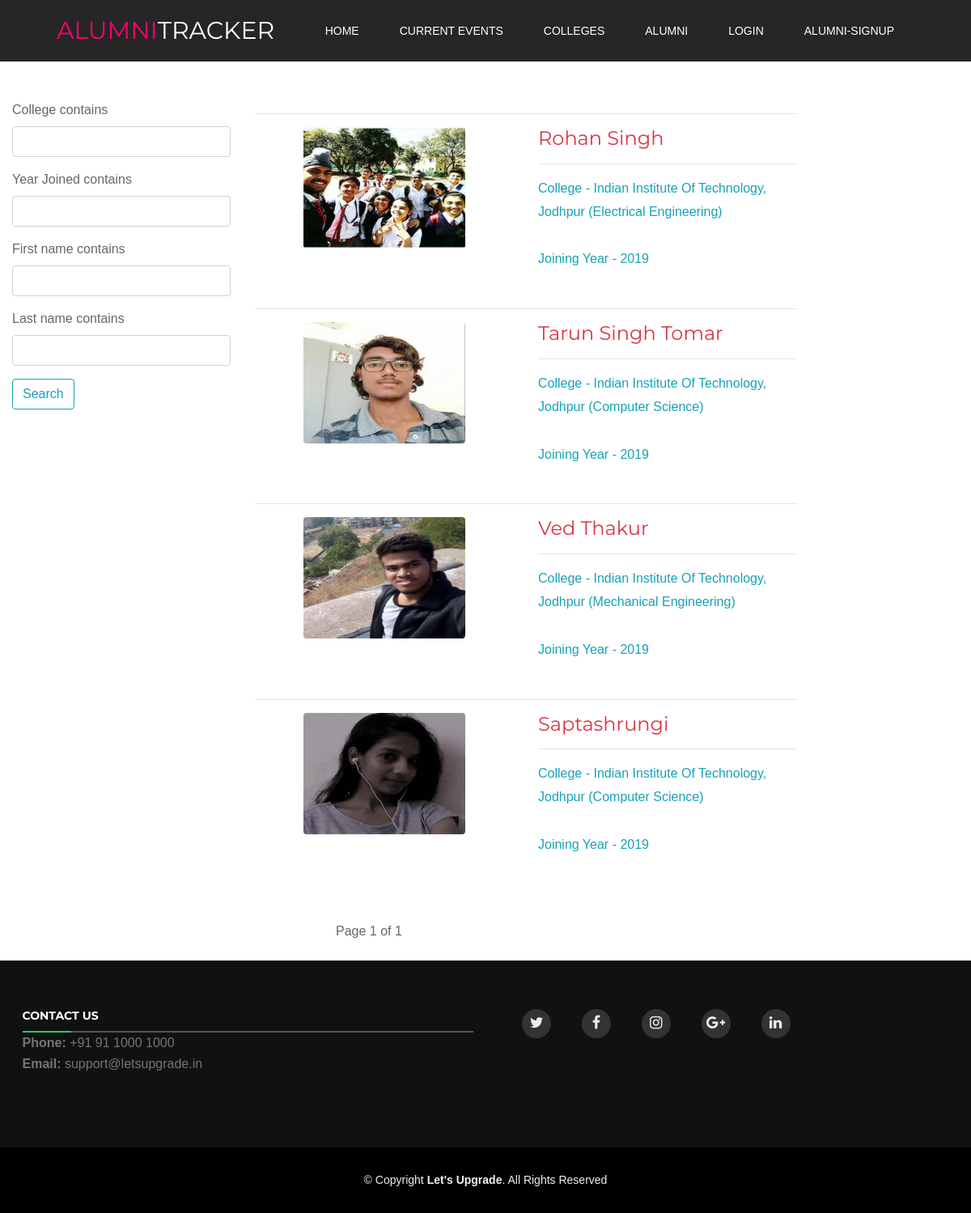
The app's page /showalumni/ with its own data.
### newApp/models.py (models this page shows, shortened)
class User(AbstractUser):
    is_college = models.BooleanField(default=False)
    College = models.CharField(
        max_length=80,
        choices=COLLEGE_CHOICES,
        default="None"
    )
    About = models.TextField(max_length=800)
    Work = models.TextField(max_length=50)
    Year_Joined = models.CharField(max_length=4)
    Branch = models.CharField(max_length=50)
    Image = models.ImageField(
        upload_to='images',
        default='default/test.png'
    )
    Verified = models.BooleanField(default=False)

### newApp/views.py (the view)
def AlumniListView(request):
    total = User.objects.filter(Verified=True).filter(is_college=False).all()
    alfilter = AlumniFilter(request.GET, queryset=total)
    template_name = 'showalumni.html'
    paginator = Paginator(alfilter.qs, 5)
    page_number = request.GET.get('page')
    try:
        page_obj = paginator.page(page_number)
    except PageNotAnInteger:
        page_obj = paginator.page(1)
    except EmptyPage:
        page_obj = paginator.page(paginator.num_pages)
    return render(request, template_name, {'filter': alfilter, 'page_obj': page_obj})

### templates/showalumni.html (shortened to what this page needs)
{% extends "base.html" %} {%load static%} {% load crispy_forms_tags %} {% load templatetags %} {% block content %}
<br>
<div class="container-fluid"><br>
    <div class="row">
        <div class="col-sm-3" >
            <form method="get">
                {{ filter.form|crispy }}
                <button class="btn btn-outline-info" type="submit">Search</button>
            </form>
        </div>
        <div class="col-sm-7" >
            {% for p in page_obj %}
            <hr>
            <a href="{% url 'alumni-detail' p.id %}" style="color: black">
                <div class="mx-auto ">
                    <div class="row">
                        <div class="avatar mx-auto white col-sm-5">
                            <img src="{{ p.Image.url }}" style="height: 150px;width: 200px" class="rounded mx-auto d-block">
                        </div>
                        <div class="col-sm-6 ">
                            <h4 class="card-title text-danger">{{p.first_name}} {{p.last_name}}</h4>
                            <hr>
                            <p class="text-info ">College - {{p.College}} ({{p.Branch}})</p>
                            <p class="text-info">Joining Year - {{p.Year_Joined}}</p>
                        </div>
                    </div>
                </div>
            </a>
            {%endfor%}
            <div class="pagination" style="margin-left: 100px;margin-top: 50px">
                <span>
                    <a class="cbtn btn-outline-info  disabled">
                        Page {{ page_obj.number }} of {{ page_obj.paginator.num_pages }}
                    </a>
                </span>
            </div>
        </div>
    </div>
    <br>
</div>
{%endblock%}

### static/base/css/style.css (style rules this page uses)
body { background: #fff; color: #666666; font-family: "Open Sans", sans-serif; }
a { color: #18d26e; transition: 0.5s; }
p { padding: 0; margin: 0 0 30px 0; }
h1, h2, h3, h4, h5, h6 { font-family: "Montserrat", sans-serif; font-weight: 400; margin: 0 0 20px 0; padding: 0; }

### static/base/header/css/style.css (style rules this page uses)
html, body { height: 100%; font-family: "Helvetica 65 Medium", sans-serif; -webkit-font-smoothing: antialiased; font-smoothing: antialiased; }
h1, h2, h3, h4, h5, h6 { margin: 0; color: #081624; }
h4 { font-size: 24px; }
p { font-size: 16px; color: #71767b; line-height: 1.8; font-family: "Helvetica 45 Light", sans-serif; }
img { max-width: 100%; }

### records on screen
User: Image (picture), first_name "Rohan", last_name "Singh", College "Indian Institute Of Technology, Jodhpur", Branch "Electrical Engineering", Year_Joined "2019"
User: Image (picture), first_name "Tarun", last_name "Singh Tomar", College "Indian Institute Of Technology, Jodhpur", Branch "Computer Science", Year_Joined "2019"
User: Image (picture), first_name "Ved", last_name "Thakur", College "Indian Institute Of Technology, Jodhpur", Branch "Mechanical Engineering", Year_Joined "2019"
User: Image (picture), first_name "Saptashrungi", College "Indian Institute Of Technology, Jodhpur", Branch "Computer Science", Year_Joined "2019"

### other values on screen
{{ page_obj.number }} "1"
{{ page_obj.paginator.num_pages }} "1"
